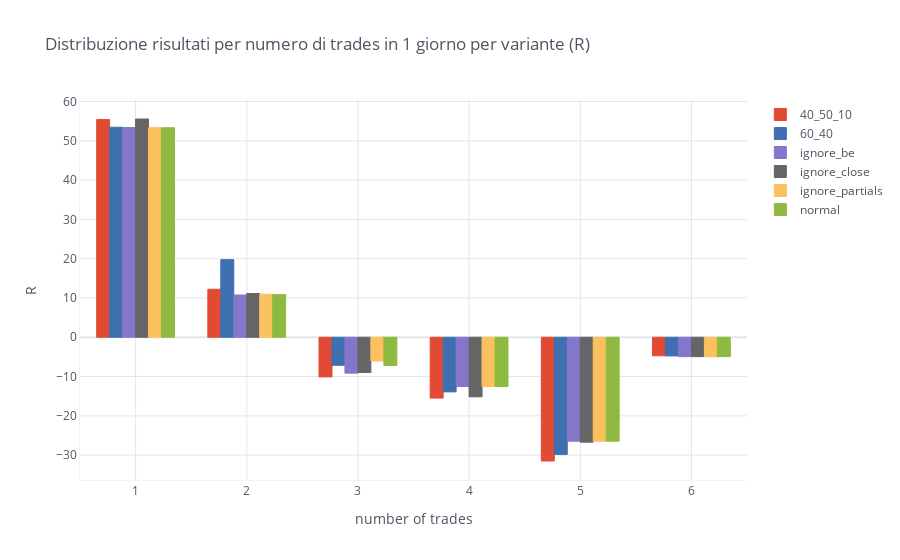

Here is the notebook cell this chart was saved with:
### Code cell
df = get_attr_multi(multi, 'result').groupby(
    pd.Grouper(freq='D')).agg(['count', 'sum']).reset_index(drop=True).stack().to_dict()
final_d = {}
for n in range(1, 7):
    final_d[n] = dict()
    for k, v in df.items():
        # ex: ignore_be:
        final_d[n][k] = 0
        flag = False
        for k2, v2 in v.items():
            if k2[1] == 'count':
                if v2 == n:
                    flag = True
                    continue
                flag = False
            if flag:
                final_d[n][k] += v2

pd.DataFrame(final_d).T.iplot(kind='bar', title='Distribuzione risultati per numero di trades in 1 giorno per variante (R)',
    xTitle='number of trades', yTitle='R', opacity=1, linecolor='#F2F3F5', bargap=0.3)

### Figure 1 — Plotly figure (JSON) as saved in the notebook; plotly's stock layout.template omitted (floating-point values rounded to 4 significant figures)
{"data": [{"marker": {"color": "rgba(226, 74, 51, 1)", "line": {"color": "rgba(226, 74, 51, 1.0)", "width": 1}}, "name": "40_50_10", "orientation": "v", "text": "", "type": "bar", "x": [1, 2, 3, 4, 5, 6], "y": [55.4, 12.22, -10.09, -15.47, -31.49, -4.711]}, {"marker": {"color": "rgba(62, 111, 176, 1)", "line": {"color": "rgba(62, 111, 176, 1.0)", "width": 1}}, "name": "60_40", "orientation": "v", "text": "", "type": "bar", "x": [1, 2, 3, 4, 5, 6], "y": [53.46, 19.76, -7.121, -13.9, -29.81, -4.75]}, {"marker": {"color": "rgba(132, 118, 202, 1)", "line": {"color": "rgba(132, 118, 202, 1.0)", "width": 1}}, "name": "ignore_be", "orientation": "v", "text": "", "type": "bar", "x": [1, 2, 3, 4, 5, 6], "y": [53.37, 10.75, -9.135, -12.52, -26.44, -4.933]}, {"marker": {"color": "rgba(101, 101, 101, 1)", "line": {"color": "rgba(101, 101, 101, 1.0)", "width": 1}}, "name": "ignore_close", "orientation": "v", "text": "", "type": "bar", "x": [1, 2, 3, 4, 5, 6], "y": [55.56, 11.15, -8.957, -15.15, -26.69, -4.933]}, {"marker": {"color": "rgba(251, 193, 94, 1)", "line": {"color": "rgba(251, 193, 94, 1.0)", "width": 1}}, "name": "ignore_partials", "orientation": "v", "text": "", "type": "bar", "x": [1, 2, 3, 4, 5, 6], "y": [53.34, 10.94, -6.028, -12.52, -26.44, -4.933]}, {"marker": {"color": "rgba(142, 186, 66, 1)", "line": {"color": "rgba(142, 186, 66, 1.0)", "width": 1}}, "name": "normal", "orientation": "v", "text": "", "type": "bar", "x": [1, 2, 3, 4, 5, 6], "y": [53.34, 10.85, -7.192, -12.52, -26.44, -4.933]}], "layout": {"bargap": 0.3, "legend": {"bgcolor": "#FFFFFF", "font": {"color": "#4D5663"}}, "paper_bgcolor": "#FFFFFF", "plot_bgcolor": "#FFFFFF", "title": {"font": {"color": "#4D5663"}, "text": "Distribuzione risultati per numero di trades in 1 giorno per variante (R)"}, "xaxis": {"gridcolor": "#E1E5ED", "linecolor": "#F2F3F5", "showgrid": true, "tickfont": {"color": "#4D5663"}, "title": {"font": {"color": "#4D5663"}, "text": "number of trades"}, "zerolinecolor": "#E1E5ED"}, "yaxis": {"gridcolor": "#E1E5ED", "linecolor": "#F2F3F5", "showgrid": true, "tickfont": {"color": "#4D5663"}, "title": {"font": {"color": "#4D5663"}, "text": "R"}, "zerolinecolor": "#E1E5ED"}}}
